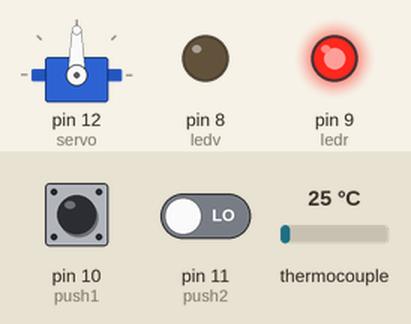
Recording of a sketch running on a simulated Arduino Uno, built with avr-gcc and run on an emulated ATmega328P. On the bench: servo, output pins drawn as LEDs (lit = HIGH). Dashed ring = blinking. Inputs (shaded band) come from the test bench; at power-on: pin 10 (push1) LOW, pin 11 (push2) LOW, thermocouple 25 °C.

Above: at 1.2 s.
1.3 s: pin 10 (push1) pulled HIGH for 3.2 s
At 5.5 s:
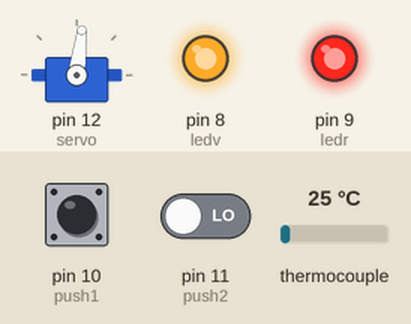
6.0 s: pin 10 (push1) pulled HIGH for 1 s
At 7.7 s:
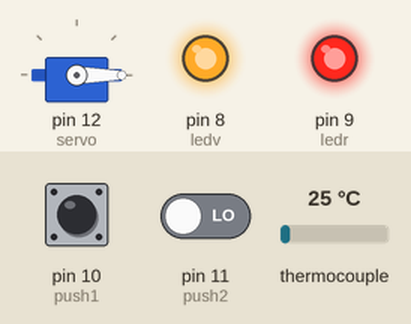
8.5 s: pin 10 (push1) pulled HIGH for 0.15 s
At 8.62 s:
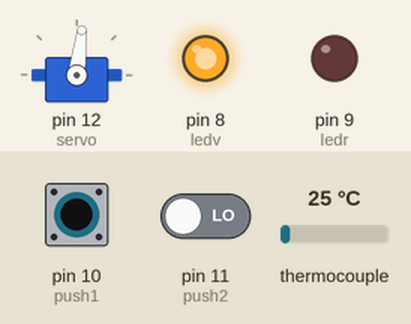
10.2 s: pin 10 (push1) driven HIGH and pin 11 (push2) driven HIGH
At 10.9 s:
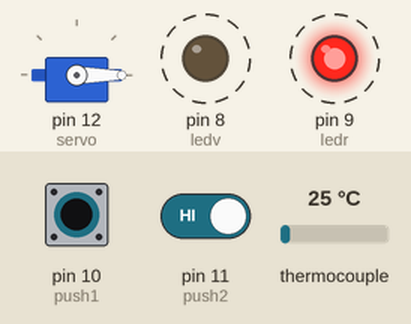
13.2 s: thermocouple set to 6 °C
16.2 s: thermocouple set to 75 °C
Timing chart, 0 to 20.2 s (numbered marks = the images above; inputs shaded):
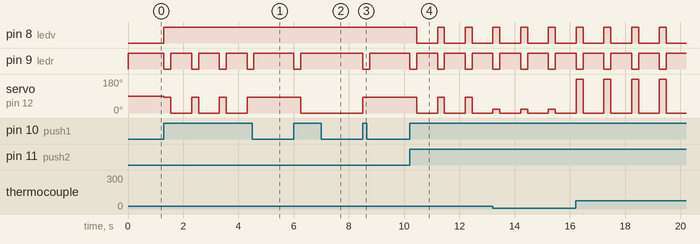

Measured:
- after the input at 1.3 s, pin 8 (ledv): LOW → HIGH at once; pin 9 (ledr): alternates HIGH for 0.75 s and LOW for 0.25 s, 8 changes in all, then stays HIGH, starting at once; servo on pin 12 (servo): alternates 83° for 0.25 s and 0° for 0.75 s, 7 changes in all, then stays 83°, starting at once
- after the input at 6.0 s, pin 9 (ledr): HIGH → LOW at once, → HIGH 0.25 s later; servo on pin 12 (servo): 83° → 0° after 0.25 s
- after the input at 8.5 s, pin 9 (ledr): HIGH → LOW at once, → HIGH 0.25 s later; servo on pin 12 (servo): 0° → 83° at once
- after the input at 10.2 s, pin 8 (ledv): alternates HIGH for 0.25 s and LOW for 0.75 s, starting after 0.25 s; pin 9 (ledr): alternates HIGH for 0.75 s and LOW for 0.25 s, starting at once; servo on pin 12 (servo): alternates 83° for 0.25 s and 0° for 0.75 s, starting after 0.25 s

The sketch:

servo.ino
```cpp
#include <Servo.h>
#include "max6675.h"

#define ledr 9 //led rosso pin 9
#define ledv 8 //led verde pin 8
#define push1 10 //bottone 1 pin 10
#define push2 11 //bottone 2 pin 11
unsigned long old_millis=0;
unsigned long delta=1000;
int vccPin = 5;
int gndPin = 6;
int minuti=1;
int thermoDO = 2;
int thermoCS = 3;
int thermoCLK = 4;
float temperatura = 0;
MAX6675 thermocouple(thermoCLK, thermoCS, thermoDO);


Servo servo;

void setup() {
  pinMode(ledr, OUTPUT); //definisco il led rosso come output
  pinMode(ledv, OUTPUT); //definisco il led verde come output
  pinMode(push1, INPUT); //definisco il bottone 1 come input
  pinMode(push2, INPUT); //definisco il bottone 2 come input
  servo.attach(12); //servo pin 12
}
void loop() {

  int minuti;    //dichiaro i minuti come bariabile
  int valoreP1;  //dichiaro come variabile il pulsante p1
  int valoreP2;  //dichiaro come variabile il pulsante p2
  int valoretermocoppia;  //dichiaro come variabile la termocoppia
  int valoretermocoppia1;

 unsigned long now = millis();

 digitalWrite(ledr, HIGH);  //accende led rosso
  valoreP1 = digitalRead(push1);
  valoreP2 = digitalRead(push2);
if (valoreP1 == HIGH)
{


if (now >= old_millis + delta)
 {
  Serial.print(minuti);
  Serial.print(",");
  Serial.println(thermocouple.readCelsius());
  valoretermocoppia1 = thermocouple.readCelsius();
  old_millis = now;
  minuti = minuti + 1;

  digitalWrite(ledr, LOW);
  Serial.print(ledr);
  digitalWrite(ledv, HIGH);
  Serial.print(ledv);

 }
 valoretermocoppia1 = map (valoretermocoppia1,0,180,0,600);
 servo.write(valoretermocoppia1);
 Serial.print(valoretermocoppia1);

 if((valoretermocoppia >= 30) || (valoretermocoppia <= 15))
 {
  digitalWrite (push1, HIGH);
  delay (250);
  digitalWrite (push1, LOW);
 }

 if (valoreP2 == HIGH)
 {
  servo.write(0);
  Serial.print("0");
  digitalWrite(ledv, LOW);
  Serial.print(ledv);
  digitalWrite(ledr, HIGH);
  Serial.print(ledr);
 }
 }

}
```
